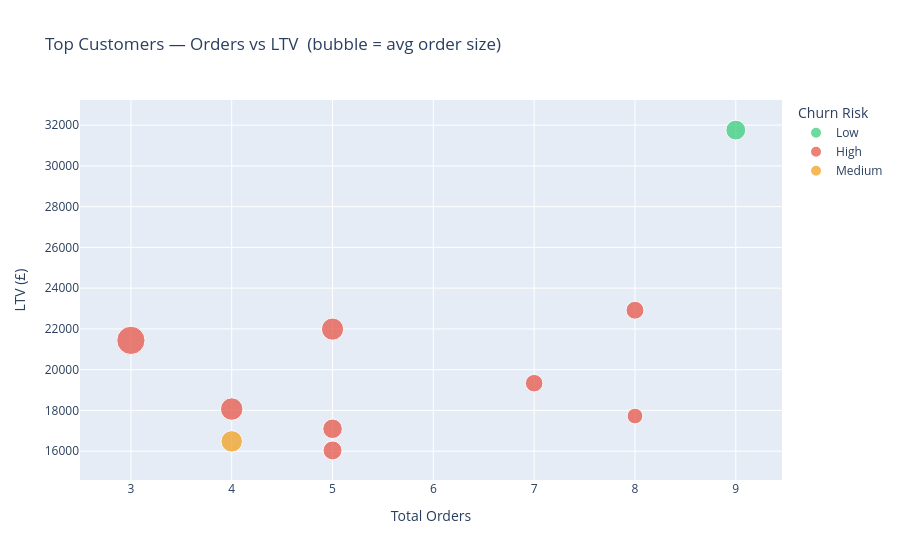

Notebook cell for this chart:
### Code cell
fig2 = px.scatter(top_cust,
                  x="total_orders", y="lifetime_value",
                  size="avg_order_value", color="churn_risk",
                  hover_name="full_name",
                  title="Top Customers — Orders vs LTV  (bubble = avg order size)",
                  labels={"total_orders": "Total Orders", "lifetime_value": "LTV (£)",
                          "churn_risk": "Churn Risk"},
                  color_discrete_map={"Low": "#2ecc71", "Medium": "#f39c12", "High": "#e74c3c"})
fig2.update_yaxes(tickformat="£,.0f")
fig2.show()

### Figure 1 — Plotly figure (JSON) as saved in the notebook; plotly's stock layout.template omitted (floating-point values rounded to 4 significant figures)
{"data": [{"hovertemplate": "<b>%{hovertext}</b><br><br>Churn Risk=Low<br>Total Orders=%{x}<br>LTV (£)=%{y}<br>avg_order_value=%{marker.size}<extra></extra>", "hovertext": ["LAURA MAY"], "legendgroup": "Low", "marker": {"color": "#2ecc71", "size": [3528.0], "sizemode": "area", "sizeref": 17.86, "symbol": "circle"}, "mode": "markers", "name": "Low", "orientation": "v", "showlegend": true, "type": "scatter", "x": [9.0], "xaxis": "x", "y": [31760.0], "yaxis": "y"}, {"hovertemplate": "<b>%{hovertext}</b><br><br>Churn Risk=High<br>Total Orders=%{x}<br>LTV (£)=%{y}<br>avg_order_value=%{marker.size}<extra></extra>", "hovertext": ["JESSE JAMES", "MICHAEL VAUGHN", "JAMIE EDWARDS", "MEAGAN SMITH", "VANESSA BREWER", "DAVID MCCONNELL", "JACK WILSON", "STEVEN REED"], "legendgroup": "High", "marker": {"color": "#e74c3c", "size": [2865.0, 4398.0, 7146.0, 2762.0, 4516.0, 2216.0, 3419.0, 3207.0], "sizemode": "area", "sizeref": 17.86, "symbol": "circle"}, "mode": "markers", "name": "High", "orientation": "v", "showlegend": true, "type": "scatter", "x": [8.0, 5.0, 3.0, 7.0, 4.0, 8.0, 5.0, 5.0], "xaxis": "x", "y": [22920.0, 21990.0, 21440.0, 19340.0, 18070.0, 17720.0, 17100.0, 16040.0], "yaxis": "y"}, {"hovertemplate": "<b>%{hovertext}</b><br><br>Churn Risk=Medium<br>Total Orders=%{x}<br>LTV (£)=%{y}<br>avg_order_value=%{marker.size}<extra></extra>", "hovertext": ["RANDY CHERRY"], "legendgroup": "Medium", "marker": {"color": "#f39c12", "size": [4120.0], "sizemode": "area", "sizeref": 17.86, "symbol": "circle"}, "mode": "markers", "name": "Medium", "orientation": "v", "showlegend": true, "type": "scatter", "x": [4.0], "xaxis": "x", "y": [16480.0], "yaxis": "y"}], "layout": {"legend": {"itemsizing": "constant", "title": {"text": "Churn Risk"}, "tracegroupgap": 0}, "title": {"text": "Top Customers — Orders vs LTV  (bubble = avg order size)"}, "xaxis": {"anchor": "y", "domain": [0.0, 1.0], "title": {"text": "Total Orders"}}, "yaxis": {"anchor": "x", "domain": [0.0, 1.0], "tickformat": "£,.0f", "title": {"text": "LTV (£)"}}}}
